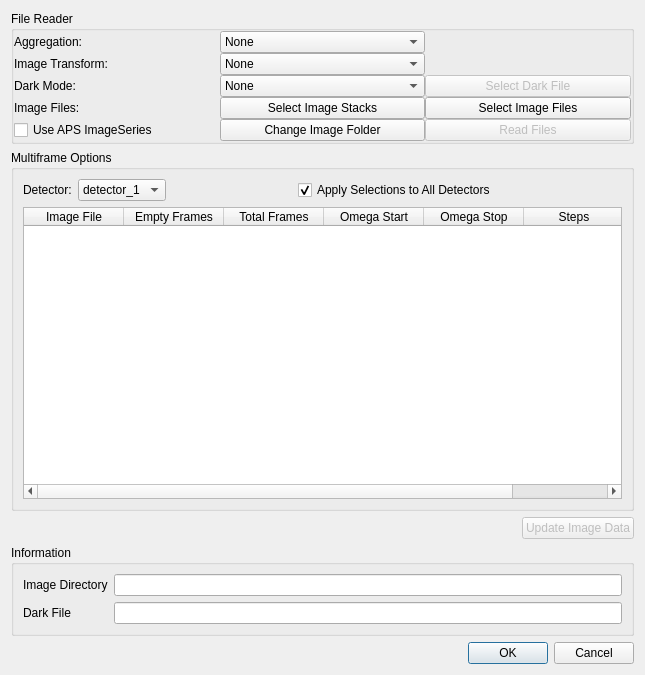
<?xml version="1.0" encoding="UTF-8"?>
<ui version="4.0">
 <class>HEDMImportToolDialog</class>
 <widget class="QDialog" name="HEDMImportToolDialog">
  <property name="geometry">
   <rect>
    <x>0</x>
    <y>0</y>
    <width>645</width>
    <height>675</height>
   </rect>
  </property>
  <property name="windowTitle">
   <string>Dialog</string>
  </property>
  <layout class="QVBoxLayout" name="verticalLayout_2">
   <item>
    <widget class="QGroupBox" name="file_reader_group">
     <property name="title">
      <string>File Reader</string>
     </property>
     <layout class="QGridLayout" name="gridLayout">
      <property name="leftMargin">
       <number>0</number>
      </property>
      <property name="topMargin">
       <number>0</number>
      </property>
      <property name="rightMargin">
       <number>0</number>
      </property>
      <property name="bottomMargin">
       <number>0</number>
      </property>
      <property name="spacing">
       <number>0</number>
      </property>
      <item row="0" column="0">
       <widget class="QLabel" name="aggregation_label">
        <property name="text">
         <string>Aggregation:</string>
        </property>
       </widget>
      </item>
      <item row="0" column="1">
       <widget class="QComboBox" name="aggregation">
        <item>
         <property name="text">
          <string>None</string>
         </property>
        </item>
        <item>
         <property name="text">
          <string>Maximum</string>
         </property>
        </item>
        <item>
         <property name="text">
          <string>Median</string>
         </property>
        </item>
        <item>
         <property name="text">
          <string>Average</string>
         </property>
        </item>
       </widget>
      </item>
      <item row="1" column="0">
       <widget class="QLabel" name="transform_label">
        <property name="text">
         <string>Image Transform:</string>
        </property>
       </widget>
      </item>
      <item row="1" column="1">
       <widget class="QComboBox" name="transform">
        <item>
         <property name="text">
          <string>None</string>
         </property>
        </item>
        <item>
         <property name="text">
          <string>Mirror about Vertical</string>
         </property>
        </item>
        <item>
         <property name="text">
          <string>Mirror about Horizontal</string>
         </property>
        </item>
        <item>
         <property name="text">
          <string>Transpose</string>
         </property>
        </item>
        <item>
         <property name="text">
          <string>Rotate 90°</string>
         </property>
        </item>
        <item>
         <property name="text">
          <string>Rotate 180°</string>
         </property>
        </item>
        <item>
         <property name="text">
          <string>Rotate 270°</string>
         </property>
        </item>
       </widget>
      </item>
      <item row="3" column="0">
       <widget class="QLabel" name="files_label">
        <property name="text">
         <string>Image Files:</string>
        </property>
       </widget>
      </item>
      <item row="2" column="0">
       <widget class="QLabel" name="dark_label">
        <property name="text">
         <string>Dark Mode:</string>
        </property>
       </widget>
      </item>
      <item row="2" column="1">
       <widget class="QComboBox" name="dark_mode">
        <property name="currentIndex">
         <number>0</number>
        </property>
        <item>
         <property name="text">
          <string>None</string>
         </property>
        </item>
        <item>
         <property name="text">
          <string>Median</string>
         </property>
        </item>
        <item>
         <property name="text">
          <string>Empty Frames</string>
         </property>
        </item>
        <item>
         <property name="text">
          <string>Average</string>
         </property>
        </item>
        <item>
         <property name="text">
          <string>Maximum</string>
         </property>
        </item>
        <item>
         <property name="text">
          <string>File</string>
         </property>
        </item>
       </widget>
      </item>
      <item row="2" column="2">
       <widget class="QPushButton" name="select_dark">
        <property name="enabled">
         <bool>false</bool>
        </property>
        <property name="text">
         <string>Select Dark File</string>
        </property>
       </widget>
      </item>
      <item row="3" column="2">
       <widget class="QPushButton" name="image_files">
        <property name="text">
         <string>Select Image Files</string>
        </property>
       </widget>
      </item>
      <item row="4" column="2" rowspan="2">
       <widget class="QPushButton" name="read">
        <property name="enabled">
         <bool>false</bool>
        </property>
        <property name="text">
         <string>Read Files</string>
        </property>
       </widget>
      </item>
      <item row="5" column="0">
       <widget class="QCheckBox" name="aps_imageseries">
        <property name="text">
         <string>Use APS ImageSeries</string>
        </property>
       </widget>
      </item>
      <item row="5" column="1">
       <widget class="QPushButton" name="image_folder">
        <property name="text">
         <string>Change Image Folder</string>
        </property>
       </widget>
      </item>
      <item row="3" column="1">
       <widget class="QPushButton" name="image_stack">
        <property name="text">
         <string>Select Image Stacks</string>
        </property>
       </widget>
      </item>
     </layout>
    </widget>
   </item>
   <item>
    <widget class="QGroupBox" name="multiframe_group">
     <property name="title">
      <string>Multiframe Options</string>
     </property>
     <layout class="QVBoxLayout" name="verticalLayout">
      <item>
       <layout class="QHBoxLayout" name="multiframe_layout">
        <item>
         <widget class="QLabel" name="detector_label">
          <property name="text">
           <string>Detector:</string>
          </property>
         </widget>
        </item>
        <item>
         <widget class="QComboBox" name="detector">
          <property name="enabled">
           <bool>true</bool>
          </property>
          <property name="currentText">
           <string>detector_1</string>
          </property>
          <property name="sizeAdjustPolicy">
           <enum>QComboBox::AdjustToContents</enum>
          </property>
          <item>
           <property name="text">
            <string>detector_1</string>
           </property>
          </item>
         </widget>
        </item>
        <item>
         <spacer name="multiframe_det_spacer">
          <property name="orientation">
           <enum>Qt::Horizontal</enum>
          </property>
          <property name="sizeHint" stdset="0">
           <size>
            <width>40</width>
            <height>20</height>
           </size>
          </property>
         </spacer>
        </item>
        <item>
         <widget class="QCheckBox" name="all_detectors">
          <property name="text">
           <string>Apply Selections to All Detectors</string>
          </property>
          <property name="checked">
           <bool>true</bool>
          </property>
         </widget>
        </item>
        <item>
         <spacer name="multiframe_select_spacer">
          <property name="orientation">
           <enum>Qt::Horizontal</enum>
          </property>
          <property name="sizeHint" stdset="0">
           <size>
            <width>40</width>
            <height>20</height>
           </size>
          </property>
         </spacer>
        </item>
       </layout>
      </item>
      <item>
       <widget class="QTableWidget" name="file_options">
        <property name="contextMenuPolicy">
         <enum>Qt::CustomContextMenu</enum>
        </property>
        <property name="sizeAdjustPolicy">
         <enum>QAbstractScrollArea::AdjustToContentsOnFirstShow</enum>
        </property>
        <property name="alternatingRowColors">
         <bool>true</bool>
        </property>
        <property name="selectionMode">
         <enum>QAbstractItemView::SingleSelection</enum>
        </property>
        <property name="selectionBehavior">
         <enum>QAbstractItemView::SelectItems</enum>
        </property>
        <property name="showGrid">
         <bool>false</bool>
        </property>
        <attribute name="horizontalHeaderDefaultSectionSize">
         <number>100</number>
        </attribute>
        <attribute name="horizontalHeaderStretchLastSection">
         <bool>true</bool>
        </attribute>
        <column>
         <property name="text">
          <string>Image File</string>
         </property>
        </column>
        <column>
         <property name="text">
          <string>Empty Frames</string>
         </property>
        </column>
        <column>
         <property name="text">
          <string>Total Frames</string>
         </property>
        </column>
        <column>
         <property name="text">
          <string>Omega Start</string>
         </property>
        </column>
        <column>
         <property name="text">
          <string>Omega Stop</string>
         </property>
        </column>
        <column>
         <property name="text">
          <string>Steps</string>
         </property>
        </column>
       </widget>
      </item>
     </layout>
    </widget>
   </item>
   <item>
    <layout class="QHBoxLayout" name="update_image_layout">
     <item>
      <spacer name="update_image_spacer">
       <property name="orientation">
        <enum>Qt::Horizontal</enum>
       </property>
       <property name="sizeHint" stdset="0">
        <size>
         <width>624</width>
         <height>20</height>
        </size>
       </property>
      </spacer>
     </item>
     <item>
      <widget class="QPushButton" name="update_image_data">
       <property name="enabled">
        <bool>false</bool>
       </property>
       <property name="text">
        <string>Update Image Data</string>
       </property>
      </widget>
     </item>
    </layout>
   </item>
   <item>
    <widget class="QGroupBox" name="information_group">
     <property name="title">
      <string>Information</string>
     </property>
     <layout class="QFormLayout" name="formLayout">
      <item row="0" column="0">
       <widget class="QLabel" name="image_directory_label">
        <property name="text">
         <string>Image Directory</string>
        </property>
       </widget>
      </item>
      <item row="0" column="1">
       <widget class="QLineEdit" name="img_directory">
        <property name="readOnly">
         <bool>true</bool>
        </property>
       </widget>
      </item>
      <item row="1" column="0">
       <widget class="QLabel" name="dark_file_label">
        <property name="text">
         <string>Dark File</string>
        </property>
       </widget>
      </item>
      <item row="1" column="1">
       <widget class="QLineEdit" name="dark_file">
        <property name="readOnly">
         <bool>true</bool>
        </property>
       </widget>
      </item>
     </layout>
    </widget>
   </item>
   <item>
    <layout class="QHBoxLayout" name="cancel_layout">
     <item>
      <widget class="QDialogButtonBox" name="button_box">
       <property name="standardButtons">
        <set>QDialogButtonBox::Cancel|QDialogButtonBox::Ok</set>
       </property>
       <property name="centerButtons">
        <bool>false</bool>
       </property>
      </widget>
     </item>
    </layout>
   </item>
  </layout>
 </widget>
 <resources/>
 <connections>
  <connection>
   <sender>button_box</sender>
   <signal>accepted()</signal>
   <receiver>HEDMImportToolDialog</receiver>
   <slot>accept()</slot>
   <hints>
    <hint type="sourcelabel">
     <x>322</x>
     <y>652</y>
    </hint>
    <hint type="destinationlabel">
     <x>322</x>
     <y>337</y>
    </hint>
   </hints>
  </connection>
  <connection>
   <sender>button_box</sender>
   <signal>rejected()</signal>
   <receiver>HEDMImportToolDialog</receiver>
   <slot>reject()</slot>
   <hints>
    <hint type="sourcelabel">
     <x>322</x>
     <y>652</y>
    </hint>
    <hint type="destinationlabel">
     <x>322</x>
     <y>337</y>
    </hint>
   </hints>
  </connection>
 </connections>
</ui>
